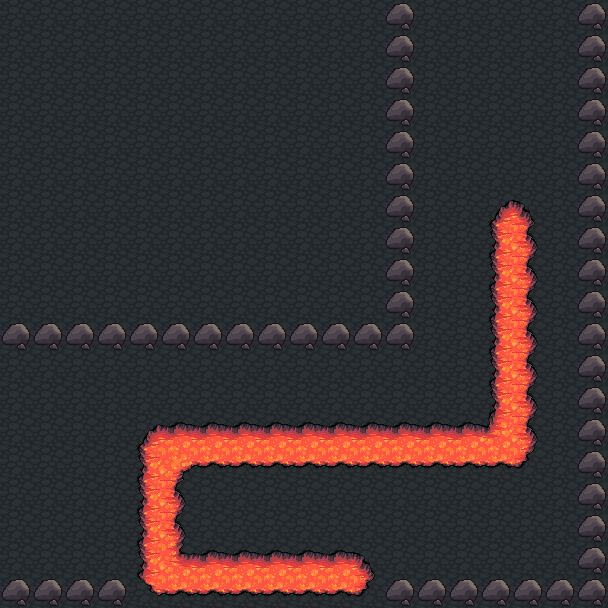

Below is a game level as drawn by its tile map, then a one-line description and the .tmx that defines it (tile-layer data replaced by summaries):
An orthogonal 19x19 tile map with 32x32 px tiles, 2 tile layers (Tile Layer 1, Tile Layer 2) and 21 objects (3x 2, 2x 0, 2x 3, 1, 8, ...).

<map version="1.0" orientation="orthogonal" width="19" height="19" tilewidth="32" tileheight="32">
 <tileset firstgid="1" name="terrain" tilewidth="32" tileheight="32">
  <image source="../terrain.png" width="672" height="736" />
 </tileset>
 <layer name="Tile Layer 1" width="19" height="19">
  <data>[361 cells, 361 non-empty, 1 distinct tile ids]</data>
 </layer>
 <layer name="Tile Layer 2" width="19" height="19">
  <data>[361 cells, 112 non-empty, 12 distinct tile ids]</data>
 </layer>
 <objectgroup name="walls" width="19" height="19">
  <object x="0" y="320" width="416" height="32" />
  <object x="384" y="0" width="32" height="320" />
  <object x="576" y="0" width="32" height="608" />
  <object x="384" y="576" width="192" height="32" />
  <object x="0" y="576" width="128" height="32" />
  <object x="144" y="416" width="32" height="160" />
  <object x="176" y="544" width="192" height="32" />
  <object x="176" y="416" width="352" height="32" />
  <object x="496" y="192" width="32" height="224" />
 </objectgroup>
 <objectgroup name="enemies" width="19" height="19">
  <object name="4" type="0" x="544" y="192" width="32" height="32" />
  <object name="4" type="0" x="544" y="416" width="32" height="32" />
  <object name="2" x="448" y="224" width="32" height="32" />
  <object name="2" x="96" y="96" width="32" height="32" />
  <object name="2" x="256" y="192" width="32" height="32" />
 </objectgroup>
 <objectgroup name="items" width="19" height="19">
  <object name="1" x="192" y="480" width="32" height="32" />
  <object name="8" x="224" y="480" width="32" height="32" />
  <object name="4" x="256" y="480" width="32" height="32" />
  <object name="3" x="288" y="480" width="32" height="32" />
  <object name="3" x="320" y="480" width="32" height="32" />
 </objectgroup>
 <objectgroup name="warps" width="19" height="19">
  <object name="cave_12" x="-32" y="0" width="32" height="576" />
  <object name="cave_14" x="0" y="-32" width="576" height="32" />
 </objectgroup>
</map>
